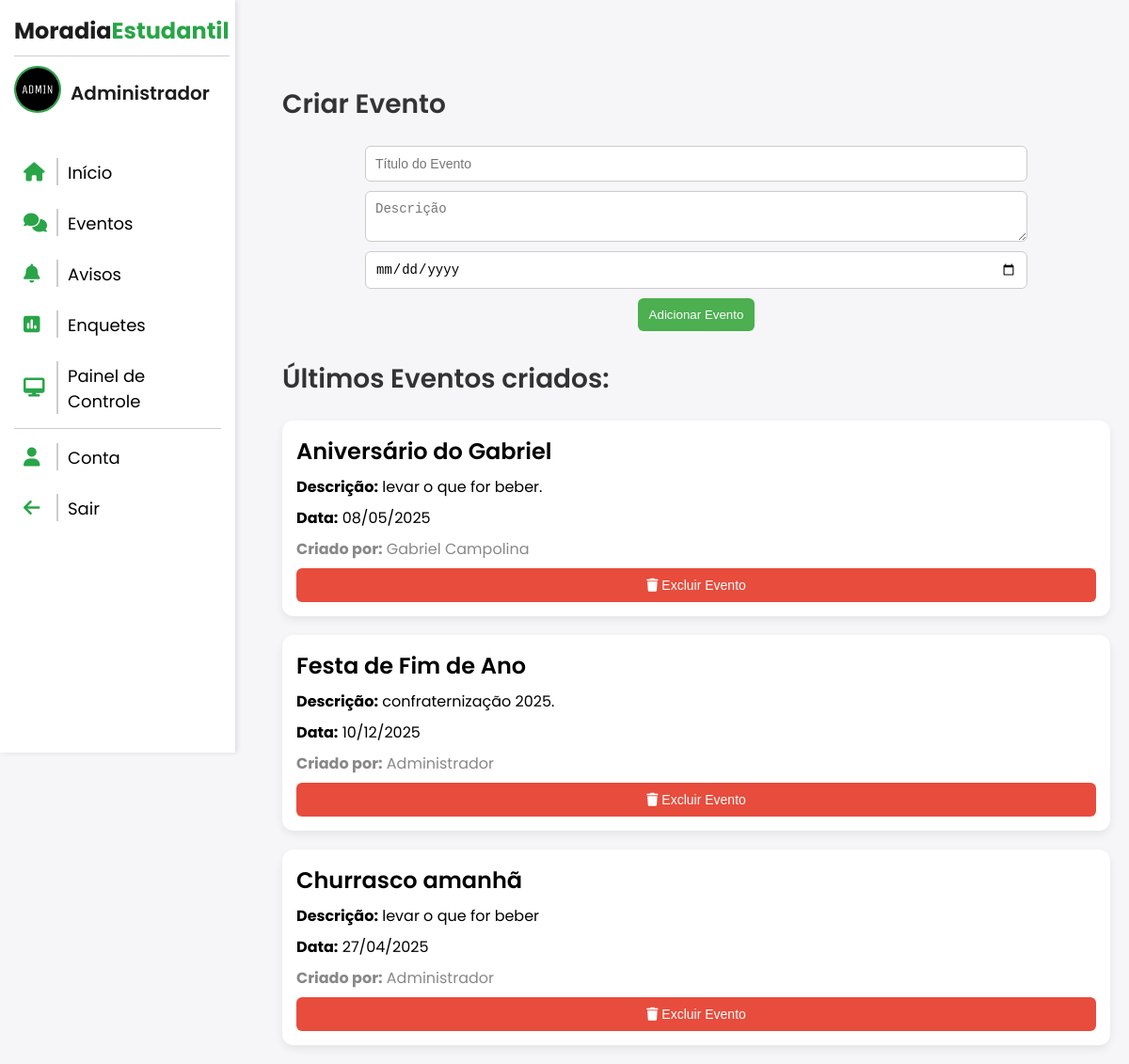
/eventos/ (signed in), run on the app's committed database.
### AppMoradia/models.py (models this page shows, shortened)
class CustomUser(AbstractUser):
     foto = models.ImageField(
        upload_to='fotos_perfil/',
        blank=True,
        null=True,
        default='fotos_perfil/default.png'
      )
     tipo = (
         ('VISITANTE','Visitante'),
         ('RESIDENTE','Residente'),
         ('SÍNDICO','Síndico'),
         ('COORDENADOR','Coordenador')
     )
     tipo = models.CharField(max_length=100, choices=tipo, default='VISITANTE')

class Evento(models.Model):
    titulo = models.CharField(max_length=200)
    descricao = models.TextField()
    data = models.DateField()
    criado_por = models.ForeignKey(settings.AUTH_USER_MODEL, on_delete=models.CASCADE)
    class Meta:
        ordering = ['-id']

### AppMoradia/views.py (the view)
# urls.py: path('eventos/', views.eventos, name='eventos'),
@login_required
def eventos(request):
    usuario = request.user
    hoje = date.today()
    eventos = Evento.objects.all()
    return render(request, 'eventos.html', {'usuario': usuario, 'eventos': eventos, 'hoje': hoje})

### AppMoradia/templates/eventos.html (shortened to what this page needs)
{% extends 'sidebar-sistema.html' %}
{% load static %}
    {% block content %}
    <div class="dashboard">
        {% if user.tipo == 'COORDENADOR' or user.tipo == 'SÍNDICO' %}
        <h2 class="dashboard-title">Criar Evento</h2>
        <div class="form-adicionar-evento">
            <form method="post" action="{% url 'adicionar_evento' %}">
                <input type="text" name="titulo" placeholder="Título do Evento" required class="input-evento">
                <textarea name="descricao" placeholder="Descrição" required class="textarea-evento"></textarea>
                <input type="date" name="data" required class="input-evento">
                <button type="submit" class="btn-adicionar">Adicionar Evento</button>
            </form>
        </div>
        {% endif %}
        <h2 class="dashboard-title">Últimos Eventos criados:</h2>
        <div class="lista-eventos">
            {% for evento in eventos %}
            <div class="card-evento">
                <h3 class="titulo-evento">{{ evento.titulo }}</h3>
                <div class="info-evento">
                    <p class="descricao-evento"><strong>Descrição:</strong> {{ evento.descricao }}</p>
                    <p class="data-evento"><strong>Data:</strong> {{ evento.data|date:"d/m/Y" }}</p>
                    <p class="autor-evento"><strong>Criado por:</strong> {{ evento.criado_por.first_name }}</p>
                </div>
                {% if user.tipo == 'COORDENADOR' %}
            <form method="post" action="{% url 'excluir_evento' evento.id %}" onsubmit="return confirm('Tem certeza?');">
                <button style="width: 100%;" type="submit" class="btn-delete"><i class="fa-solid fa-trash"></i> Excluir Evento</button>
            </form>
                {% endif %}
            </div>
            {% empty %}
            <p>Nenhum evento cadastrado ainda.</p>
            {% endfor %}
        </div>
    </div>
    {% endblock %}

### AppMoradia/templates/sidebar-sistema.html (shortened to what this page needs)
{% load static %}
<!DOCTYPE html>
<html lang="en">
<head>
    <link rel="stylesheet" href="{% static 'css/sistema.css' %}">
    <link rel="stylesheet" href="https://cdnjs.cloudflare.com/ajax/libs/font-awesome/6.5.0/css/all.min.css" />
</head>
<body>
    <div class="sidebar" id="sidebar">
        <div class="title">
            <span class="gray">Moradia</span><span class="green">Estudantil</span>
        </div>
        <div class="user-info">
            <a href="{% url 'conta' %}"><img src="{{ usuario.foto.url }}" alt="Foto do usuário" class="user-photo"></a>
            <span class="user-name">{{ usuario.first_name }}</span>
        </div>
        <ul>
            <li><a href="{% url 'sistema' %}"><i class="fa-solid fa-house"></i><span class="menu-text">Início</span></a></li>
            <li><a href="{% url 'eventos' %}"><i class="fa-solid fa-comments"></i><span class="menu-text">Eventos</span></a></li>
            <li><a href="{% url 'avisos' %}"><i class="fa-solid fa-bell"></i><span class="menu-text">Avisos</span></a></li>
            <li><a href="{% url 'enquetes' %}"><i class="fa-solid fa-square-poll-vertical"></i><span class="menu-text">Enquetes</span></a></li>
            {% if user.tipo == 'COORDENADOR' %}
            <li><a href="{% url 'painel-controle' %}"><i class="fa-solid fa-desktop"></i><span class="menu-text">Painel de Controle</span></a></li>
            {% endif %}
        <div class="options">
            <li><a href="{% url 'conta' %}"><i class="fa-solid fa-user"></i><span class="menu-text">Conta</span></a></li>
            <li>
                <a class="btn-sair" href="#" onclick="document.getElementById('logout-form').submit();"><i class="fa-solid fa-arrow-left"></i><span class="menu-text">Sair</span></a>
            </li>
           </div>
        </ul>
    </div>
    <div class="main-content">
        {% block content %}
        {% endblock %}
    </div>
</body>
</html>

### AppMoradia/static/css/sistema.css (style rules this page uses)
* { box-sizing: border-box; }
html, body { width: 100%; overflow-x: hidden; }
body { background: #f6f5f7; font-family: 'Poppins', sans-serif; margin: 0; }
.gray { user-select: none; font-weight: bold; color: #1d1d1d; text-align: center; font-size: 24px; margin-bottom: 20px; border-bottom: 1px solid #ccc; padding-bottom: 10px; }
.green { user-select: none; font-weight: bold; color: #29a548; text-align: center; font-size: 24px; margin-bottom: 20px; border-bottom: 1px solid #ccc; padding-bottom: 10px; }
.sidebar { position: fixed; width: 250px; height: 100vh; background-color: #fff; padding: 15px; box-shadow: 2px 0 5px rgba(0, 0, 0, 0.1); transition: transform 0.3s ease-in-out; transform: translateX(0); z-index: 1000; display: flex; flex-direction: column; }
.options { border-top: 1px solid #ccc; }
.btn-sair { color: black; }
.sidebar ul { list-style-type: none; padding: 0; color: black; }
.sidebar ul li { margin: 5px 0; cursor: pointer; }
.sidebar ul li a { text-decoration: none; font-size: 18px; display: flex; align-items: center; padding: 10px; border-radius: 8px; transition: background-color 0.3s; color: black; }
.sidebar ul li a i { font-size: 20px; color: #29a548; width: 20px; height: 20px; margin-right: 5px; }
.sidebar ul li a .menu-text { margin-left: 10px; border-left: 2px solid #ccc; padding-left: 10px; padding-top: 2px; }
.user-info { user-select: none; display: flex; align-items: center; gap: 10px; padding: 10px 0; margin-top: 10px; }
.user-photo { width: 50px; height: 50px; border-radius: 50%; object-fit: cover; border: 2px solid #29a548; }
.user-name { font-weight: 600; color: #1d1d1d; font-size: 20px; }
.main-content { margin-left: 280px; padding: 20px; min-height: 100vh; background: #f6f5f7; }
.dashboard { margin-top: 70px; }
.dashboard-title { user-select: none; font-size: 28px; color: #333; font-weight: 600; text-align: left; }
form { display: flex; flex-direction: column; align-items: center; }
.btn-delete { width: 50%; padding: 10px 12px; background-color: #e74c3c; color: white; border: none; border-radius: 6px; font-size: 14px; cursor: pointer; transition: background-color 0.3s; }
.form-adicionar-evento { margin-bottom: 30px; text-align: center; }
.input-evento, .textarea-evento { width: 80%; padding: 10px; margin-bottom: 10px; border: 1px solid #ccc; border-radius: 6px; font-size: 14px; }
.btn-adicionar { padding: 10px 12px; background-color: #4CAF50; color: white; border: none; border-radius: 6px; cursor: pointer; transition: background-color 0.3s; }
.lista-eventos { user-select: none; display: flex; flex-direction: column; gap: 20px; }
.card-evento { background-color: white; padding: 15px; border-radius: 12px; position: relative; box-shadow: 0 4px 10px rgba(0, 0, 0, 0.07); transition: transform 0.3s ease, box-shadow 0.3s ease; }
.titulo-evento { padding: 0; font-size: 24px; font-weight: 600; margin: 0; }
.info-evento p { margin: 8px 0; font-size: 16px; }
.autor-evento { color: #888; font-size: 14px; }

### data on the page
CustomUser: foto (picture), first_name "Administrador"
Evento: titulo "Aniversário do Gabriel", descricao "levar o que for beber.", data "08/05/2025", criado_por.first_name "Gabriel Campolina"
Evento: titulo "Festa de Fim de Ano", descricao "confraternização 2025.", data "10/12/2025", criado_por.first_name "Administrador"
Evento: titulo "Churrasco amanhã", descricao "levar o que for beber", data "27/04/2025", criado_por.first_name "Administrador"
